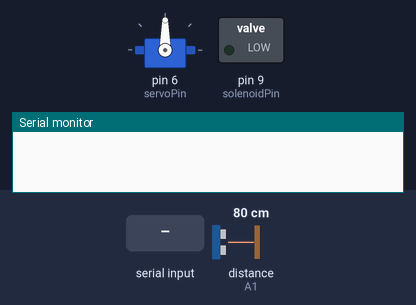
Recording of a sketch running on a simulated Arduino Uno, built with avr-gcc and run on an emulated ATmega328P. Shown: servo, switched loads named in the sketch (green lamp = pin HIGH), the last lines printed to the serial monitor. The test bench sets the inputs (shaded band); at power-on: distance to the obstacle (sensor on A1) 80 cm.

Above: at 1.2 s.
1.3 s: "2\n" received over Serial
At 2.5 s:
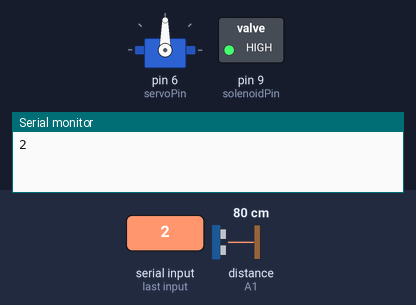
4.3 s: "3\n" received over Serial
At 6.7 s:
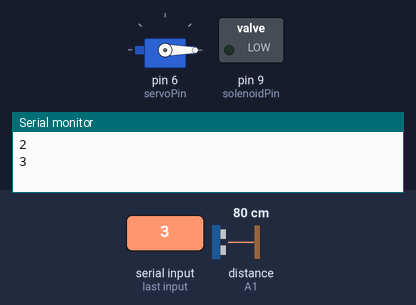
7.3 s: "2\n" received over Serial
At 9.8 s:
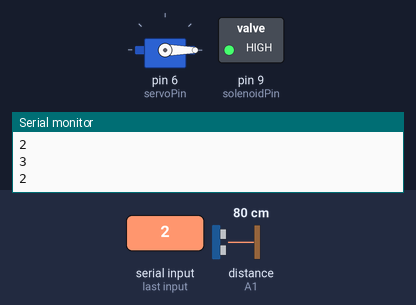
10.3 s: "1\n" received over Serial
At 12.5 s:
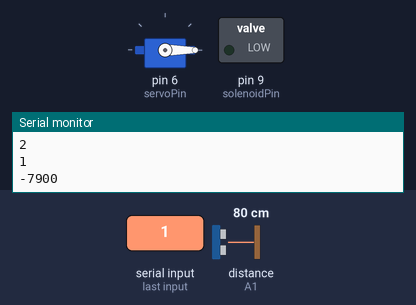
Timing chart, 0 to 13.8 s (numbered marks = the images above; inputs shaded):
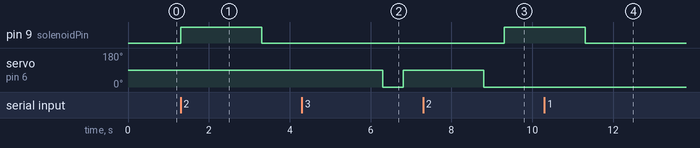

Measured:
- after the input at 1.3 s, pin 9 (solenoidPin): LOW → HIGH at once, → LOW 2.0 s later
- after the input at 4.3 s, pin 9 (solenoidPin): stays LOW (without the input it goes to HIGH after 0.00 s); servo on pin 6 (servoPin): 90° → 0° after 2.0 s, → 90° 0.50 s later
- after the input at 7.3 s, pin 9 (solenoidPin): LOW → HIGH after 2.0 s; servo on pin 6 (servoPin): goes on until 8.8 s, then stays 0°
- after the input at 10.3 s, pin 9 (solenoidPin): goes on until 11.3 s, then stays LOW

The sketch:

Script.ino
```cpp
#include <SharpIR.h>
#include <Servo.h>

Servo servo1;
int capacity = 80;
int msg ;
char Status[5] ;
String Data;

#define solenoidPin 9       // int servoPin = 9;
#define servoPin 6     //This is the output pin on the Arduino we are using // int solenoidPin = 6;
#define ir A1            // ir: the pin where your sensor is attached
#define model 20150     // model: an int that determines your sensor:  1080 for GP2Y0A21Y
//                                            20150 for GP2Y0A02Y  __GP2Y0A02YK0F
//                                            (working distance range according to the datasheets)
/*
2 to 15 cm GP2Y0A51SK0F  use 1080
4 to 30 cm GP2Y0A41SK0F / GP2Y0AF30 series  use 430
10 to 80 cm GP2Y0A21YK0F  use 1080
10 to 150 cm GP2Y0A60SZLF use 10150
20 to 150 cm GP2Y0A02YK0F use 20150
100 to 550 cm GP2Y0A710K0F  use 100550

 */
SharpIR SharpIR(ir, model);

void setup() {
  // put your setup code here, to run once:
  Serial.begin(9600);                       // initialize baud rate
  servo1.attach(servoPin);
  pinMode(solenoidPin, OUTPUT);           //Sets the pin as an output
}

void Activate_serv()
{
  servo1.write(90);
  delay(2000);
  servo1.write(0);
  delay (500);
}

void Activate_Door()
{
  digitalWrite(solenoidPin, HIGH);    //Switch Solenoid ON
  delay(2000);                   //Wait 1 Second
  digitalWrite(solenoidPin, LOW);     //Switch Solenoid OFF
  delay(1000);                      //Wait 1 Second
}

void Sharp_Data()
{
  int dis=SharpIR.distance();  // this returns the distance to the object you're measuring
  //Serial.println(dis);
  int res = 100 - (dis-20/capacity)*100 ;

  itoa(res, Status, 10);

  Serial.println(Status);
  delay(1000);
}

void loop()
{

    if(Serial.available()>0){
     Data=Serial.readStringUntil('\n');
     Serial.println(Data);
  }
  msg = Data.toInt();
 // println("\nThe value of x : %d ", msg);
  switch (msg) {
            case 1:
                Sharp_Data();
                break;
            case 2:
                Activate_Door();
                break;
            case 3:
                Activate_serv();
                break;
            default:
                printf("Out of range");
                break;
        }
  msg=0;
  }
```
